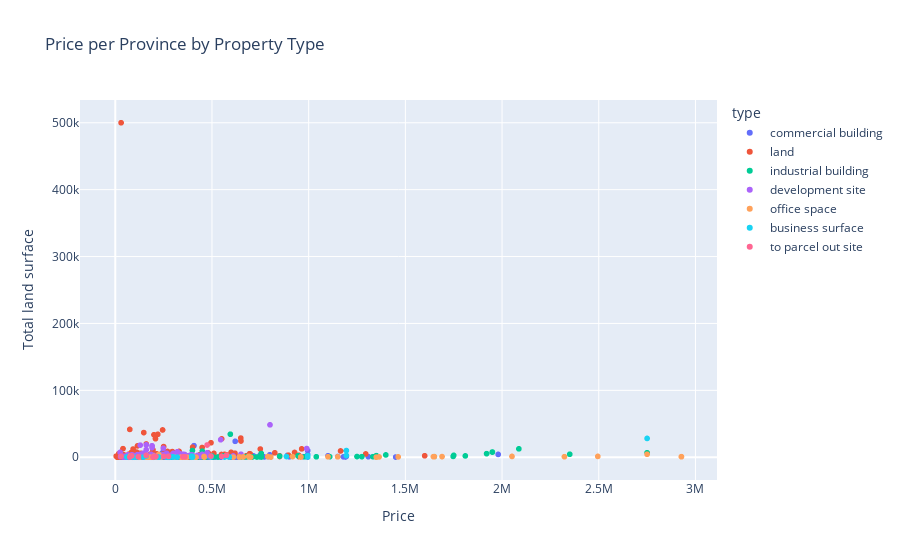
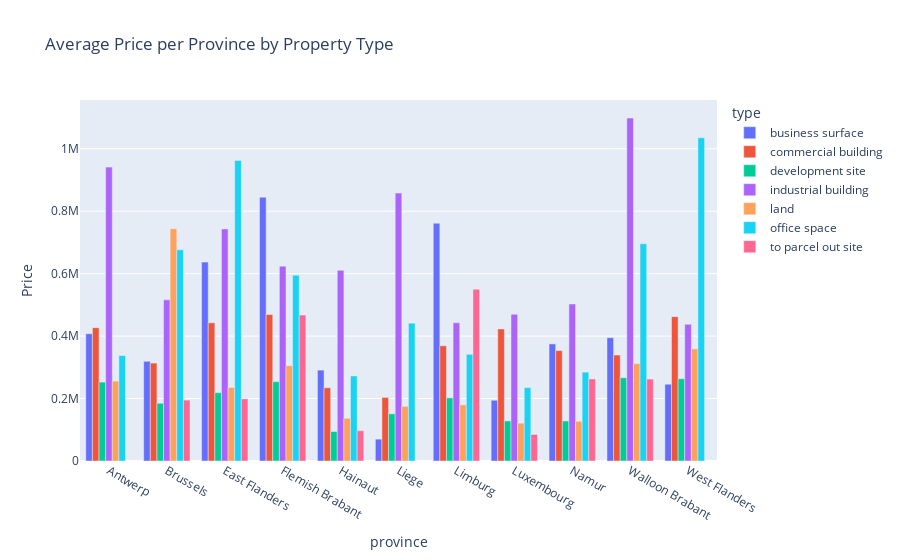

Here is the notebook cell these charts were saved with, in order:
### Code cell
fig = px.scatter(
    clean_df,
    y='Total land surface',
    x='Price',
    color='type',
    title='Price per Province by Property Type',
    hover_data=['city', 'type']  # add/remove fields as needed
)

fig.update_layout(yaxis_title="Total land surface", xaxis_title="Price")
fig.show()

avg_price = clean_df.groupby(['province', 'type'])['Price'].mean().reset_index()

fig = px.bar(
    avg_price,
    x='province',
    y='Price',
    color='type',
    barmode='group',
    title='Average Price per Province by Property Type'
)

fig.show()

### Figure 1 — Plotly figure (JSON) as saved in the notebook; plotly's stock layout.template omitted (floating-point values rounded to 4 significant figures; data arrays with more than 128 entries replaced by an {"elided": "..."} marker saying what was removed)
{"data": [{"customdata": {"elided": "431x2 str values"}, "hovertemplate": "type=%{customdata[1]}<br>Price=%{x}<br>Total land surface=%{y}<br>city=%{customdata[0]}<extra></extra>", "legendgroup": "commercial building", "marker": {"color": "#636efa", "symbol": "circle"}, "mode": "markers", "name": "commercial building", "showlegend": true, "type": "scattergl", "x": {"elided": "431 float values"}, "xaxis": "x", "y": {"elided": "431 float values"}, "yaxis": "y"}, {"customdata": {"elided": "631x2 str values"}, "hovertemplate": "type=%{customdata[1]}<br>Price=%{x}<br>Total land surface=%{y}<br>city=%{customdata[0]}<extra></extra>", "legendgroup": "land", "marker": {"color": "#EF553B", "symbol": "circle"}, "mode": "markers", "name": "land", "showlegend": true, "type": "scattergl", "x": {"elided": "631 float values"}, "xaxis": "x", "y": {"elided": "631 float values"}, "yaxis": "y"}, {"customdata": {"elided": "167x2 str values"}, "hovertemplate": "type=%{customdata[1]}<br>Price=%{x}<br>Total land surface=%{y}<br>city=%{customdata[0]}<extra></extra>", "legendgroup": "industrial building", "marker": {"color": "#00cc96", "symbol": "circle"}, "mode": "markers", "name": "industrial building", "showlegend": true, "type": "scattergl", "x": {"elided": "167 float values"}, "xaxis": "x", "y": {"elided": "167 float values"}, "yaxis": "y"}, {"customdata": {"elided": "390x2 str values"}, "hovertemplate": "type=%{customdata[1]}<br>Price=%{x}<br>Total land surface=%{y}<br>city=%{customdata[0]}<extra></extra>", "legendgroup": "development site", "marker": {"color": "#ab63fa", "symbol": "circle"}, "mode": "markers", "name": "development site", "showlegend": true, "type": "scattergl", "x": {"elided": "390 float values"}, "xaxis": "x", "y": {"elided": "390 float values"}, "yaxis": "y"}, {"customdata": {"elided": "113x2 str values"}, "hovertemplate": "type=%{customdata[1]}<br>Price=%{x}<br>Total land surface=%{y}<br>city=%{customdata[0]}<extra></extra>", "legendgroup": "office space", "marker": {"color": "#FFA15A", "symbol": "circle"}, "mode": "markers", "name": "office space", "showlegend": true, "type": "scattergl", "x": [279000.0, 1350000.0, 2927000.0, 610000.0, 166600.0, 525000.0, 2323000.0, 295000.0, 789000.0, 1150000.0, 200000.0, 219000.0, 1550000.0, 424800.0, 274000.0, 1364000.0, 642100.0, 195000.0, 399000.0, 225000.0, 200000.0, 189000.0, 580000.0, 1746000.0, 199000.0, 298000.0, 150000.0, 495000.0, 585000.0, 175000.0, 585000.0, 2927000.0, 362000.0, 700000.0, 95000.0, 199000.0, 661700.0, 166000.0, 340000.0, 495000.0, 375000.0, 960000.0, 799000.0, 179000.0, 1690000.0, 600000.0, 225000.0, 460000.0, 417500.0, 410000.0, 804100.0, 29000.0, 1650000.0, 2495000.0, 1800000.0, 450000.0, 234000.0, 300000.0, 657000.0, 195000.0, 75000.0, 958700.0, 190000.0, 395000.0, 445000.0, 159000.0, 356000.0, 630000.0, 125700.0, 159000.0, 890000.0, 895000.0, 1463000.0, 256000.0, 1100000.0, 389000.0, 219000.0, 916500.0, 342000.0, 155000.0, 370000.0, 129300.0, 573400.0, 349000.0, 99000.0, 1350000.0, 210000.0, 309000.0, 2051000.0, 340000.0, 235000.0, 356000.0, 215000.0, 190000.0, 1645000.0, 240000.0, 335000.0, 690000.0, 192400.0, 910000.0, 143000.0, 342000.0, 180600.0, 214000.0, 642000.0, 875000.0, 390000.0, 691100.0, 306300.0, 2750000.0, 234600.0, 459000.0, 207500.0], "xaxis": "x", "y": [340.0, 137.0, 861.0, 251.0, NaN, NaN, 845.0, NaN, 1040.0, 644.0, 55.0, NaN, NaN, NaN, NaN, 496.0, 476.0, NaN, NaN, NaN, NaN, NaN, 1242.0, NaN, NaN, NaN, NaN, NaN, NaN, NaN, NaN, 861.0, 147.0, 210.0, NaN, 1290.0, 490.0, 210.0, NaN, NaN, NaN, 500.0, NaN, NaN, 1000.0, NaN, 4350.0, 209.0, 114.0, 240.0, 297.0, NaN, 944.0, 1250.0, NaN, NaN, 120.0, 621.0, NaN, NaN, 1519.0, 349.0, NaN, 1701.0, NaN, 462.0, 129.0, NaN, 97.0, NaN, NaN, NaN, 532.0, NaN, 734.0, NaN, NaN, 1000.0, 138.0, 206.0, 148.0, NaN, NaN, NaN, NaN, 137.0, NaN, NaN, 1200.0, 120.0, NaN, 129.0, 1565.0, NaN, 900.0, NaN, NaN, 1519.0, 148.0, NaN, NaN, 138.0, 139.0, 109.0, 66.0, NaN, NaN, 532.0, 236.0, 4499.0, 228.0, 1105.0, NaN], "yaxis": "y"}, {"customdata": [["namur", "business surface"], ["genk", "business surface"], ["willebroek", "business surface"], ["ecaussinnes-d-enghien", "business surface"], ["roeselare", "business surface"], ["tongeren", "business surface"], ["herentals", "business surface"], ["laken", "business surface"], ["tremelo", "business surface"], ["herentals", "business surface"], ["willebroek", "business surface"], ["mons", "business surface"], ["beerzel", "business surface"], ["arlon", "business surface"], ["aalst", "business surface"], ["tongeren", "business surface"], ["ukkel", "business surface"], ["keerbergen", "business surface"], ["ciney", "business surface"], ["oostende", "business surface"], ["laken", "business surface"], ["gosselies", "business surface"], ["oudenaarde", "business surface"], ["poperinge", "business surface"], ["sint-truiden", "business surface"], ["borgerhout", "business surface"], ["andenne", "business surface"], ["sint-truiden", "business surface"], ["leest", "business surface"], ["dinant", "business surface"], ["durbuy", "business surface"], ["ieper", "business surface"], ["bossut-gottechain", "business surface"], ["liege", "business surface"], ["oizy", "business surface"], ["charleroi", "business surface"], ["eeklo", "business surface"], ["mol", "business surface"], ["roeselare", "business surface"], ["wetteren", "business surface"], ["herzele", "business surface"], ["antwerp", "business surface"], ["hechtel", "business surface"]], "hovertemplate": "type=%{customdata[1]}<br>Price=%{x}<br>Total land surface=%{y}<br>city=%{customdata[0]}<extra></extra>", "legendgroup": "business surface", "marker": {"color": "#19d3f3", "symbol": "circle"}, "mode": "markers", "name": "business surface", "showlegend": true, "type": "scattergl", "x": [20000.0, 2750000.0, 425000.0, 60000.0, 109000.0, 180000.0, 995000.0, 399000.0, 1195000.0, 349000.0, 230000.0, 160000.0, 399000.0, 89000.0, 395000.0, 180000.0, 160000.0, 495000.0, 1195000.0, 199000.0, 399000.0, 589000.0, 320000.0, 145000.0, 890000.0, 269000.0, 225000.0, 269000.0, 565000.0, 295000.0, 300000.0, 281700.0, 395000.0, 70000.0, 140000.0, 355200.0, 590000.0, 220000.0, 495000.0, 885000.0, 995000.0, 215000.0, 299000.0], "xaxis": "x", "y": [NaN, 28100.0, NaN, 398.0, 55.0, NaN, 2322.0, 206.0, 2534.0, NaN, NaN, 2023.0, 1100.0, 117.0, 170.0, NaN, NaN, 1732.0, 10000.0, 104.0, 206.0, 167.0, 230.0, 234.0, NaN, 168.0, 210.0, 93.0, 305.0, 424.0, 227.0, 155.0, 1701.0, NaN, NaN, NaN, NaN, 490.0, 444.0, 1100.0, 525.0, NaN, 551.0], "yaxis": "y"}, {"customdata": [["andenne", "to parcel out site"], ["vielsalm", "to parcel out site"], ["wanlin", "to parcel out site"], ["roosdaal", "to parcel out site"], ["saint-vith", "to parcel out site"], ["berchem-sainte-agathe", "to parcel out site"], ["tubize", "to parcel out site"], ["rixensart", "to parcel out site"], ["couvin", "to parcel out site"], ["marcinelle", "to parcel out site"], ["ham", "to parcel out site"], ["borsbeke", "to parcel out site"], ["hastiere", "to parcel out site"], ["floreffe", "to parcel out site"], ["verviers", "to parcel out site"], ["seneffe", "to parcel out site"], ["kraainem", "to parcel out site"]], "hovertemplate": "type=%{customdata[1]}<br>Price=%{x}<br>Total land surface=%{y}<br>city=%{customdata[0]}<extra></extra>", "legendgroup": "to parcel out site", "marker": {"color": "#FF6692", "symbol": "circle"}, "mode": "markers", "name": "to parcel out site", "showlegend": true, "type": "scattergl", "x": [30000.0, 85000.0, 120000.0, 575000.0, 160000.0, 195000.0, 250000.0, 275000.0, 475000.0, 75000.0, 550000.0, 199000.0, 495000.0, 210000.0, 350000.0, 119000.0, 360000.0], "xaxis": "x", "y": [1530.0, 2130.0, 598.0, 3041.0, 2904.0, 245.0, 1153.0, 1303.0, 18290.0, 480.0, 1260.0, 560.0, 1818.0, 1238.0, 560.0, 623.0, 478.0], "yaxis": "y"}], "layout": {"legend": {"title": {"text": "type"}, "tracegroupgap": 0}, "title": {"text": "Price per Province by Property Type"}, "xaxis": {"anchor": "y", "domain": [0, 1], "title": {"text": "Price"}}, "yaxis": {"anchor": "x", "domain": [0, 1], "title": {"text": "Total land surface"}}}}

### Figure 2 — Plotly figure (JSON) as saved in the notebook; plotly's stock layout.template omitted (floating-point values rounded to 4 significant figures)
{"data": [{"alignmentgroup": "True", "hovertemplate": "type=business surface<br>province=%{x}<br>Price=%{y}<extra></extra>", "legendgroup": "business surface", "marker": {"color": "#636efa", "pattern": {"shape": ""}}, "name": "business surface", "offsetgroup": "business surface", "orientation": "v", "showlegend": true, "textposition": "auto", "type": "bar", "x": ["Antwerp", "Brussels", "East Flanders", "Flemish Brabant", "Hainaut", "Liege", "Limburg", "Luxembourg", "Namur", "Walloon Brabant", "West Flanders"], "xaxis": "x", "y": [407400.0, 319300.0, 637000.0, 845000.0, 291000.0, 70000.0, 761300.0, 194500.0, 375000.0, 395000.0, 245900.0], "yaxis": "y"}, {"alignmentgroup": "True", "hovertemplate": "type=commercial building<br>province=%{x}<br>Price=%{y}<extra></extra>", "legendgroup": "commercial building", "marker": {"color": "#EF553B", "pattern": {"shape": ""}}, "name": "commercial building", "offsetgroup": "commercial building", "orientation": "v", "showlegend": true, "textposition": "auto", "type": "bar", "x": ["Antwerp", "Brussels", "East Flanders", "Flemish Brabant", "Hainaut", "Liege", "Limburg", "Luxembourg", "Namur", "Walloon Brabant", "West Flanders"], "xaxis": "x", "y": [427100.0, 313700.0, 442600.0, 469100.0, 234600.0, 203600.0, 369000.0, 423100.0, 353600.0, 339400.0, 462300.0], "yaxis": "y"}, {"alignmentgroup": "True", "hovertemplate": "type=development site<br>province=%{x}<br>Price=%{y}<extra></extra>", "legendgroup": "development site", "marker": {"color": "#00cc96", "pattern": {"shape": ""}}, "name": "development site", "offsetgroup": "development site", "orientation": "v", "showlegend": true, "textposition": "auto", "type": "bar", "x": ["Antwerp", "Brussels", "East Flanders", "Flemish Brabant", "Hainaut", "Liege", "Limburg", "Luxembourg", "Namur", "Walloon Brabant", "West Flanders"], "xaxis": "x", "y": [252700.0, 185000.0, 218900.0, 254200.0, 94470.0, 151200.0, 202200.0, 128400.0, 128300.0, 266700.0, 263500.0], "yaxis": "y"}, {"alignmentgroup": "True", "hovertemplate": "type=industrial building<br>province=%{x}<br>Price=%{y}<extra></extra>", "legendgroup": "industrial building", "marker": {"color": "#ab63fa", "pattern": {"shape": ""}}, "name": "industrial building", "offsetgroup": "industrial building", "orientation": "v", "showlegend": true, "textposition": "auto", "type": "bar", "x": ["Antwerp", "Brussels", "East Flanders", "Flemish Brabant", "Hainaut", "Liege", "Limburg", "Luxembourg", "Namur", "Walloon Brabant", "West Flanders"], "xaxis": "x", "y": [941200.0, 516000.0, 743300.0, 624100.0, 610500.0, 858200.0, 442600.0, 470000.0, 502800.0, 1098000.0, 437800.0], "yaxis": "y"}, {"alignmentgroup": "True", "hovertemplate": "type=land<br>province=%{x}<br>Price=%{y}<extra></extra>", "legendgroup": "land", "marker": {"color": "#FFA15A", "pattern": {"shape": ""}}, "name": "land", "offsetgroup": "land", "orientation": "v", "showlegend": true, "textposition": "auto", "type": "bar", "x": ["Antwerp", "Brussels", "East Flanders", "Flemish Brabant", "Hainaut", "Liege", "Limburg", "Luxembourg", "Namur", "Walloon Brabant", "West Flanders"], "xaxis": "x", "y": [255900.0, 743800.0, 235600.0, 305200.0, 136900.0, 175100.0, 179800.0, 121200.0, 127200.0, 311700.0, 359200.0], "yaxis": "y"}, {"alignmentgroup": "True", "hovertemplate": "type=office space<br>province=%{x}<br>Price=%{y}<extra></extra>", "legendgroup": "office space", "marker": {"color": "#19d3f3", "pattern": {"shape": ""}}, "name": "office space", "offsetgroup": "office space", "orientation": "v", "showlegend": true, "textposition": "auto", "type": "bar", "x": ["Antwerp", "Brussels", "East Flanders", "Flemish Brabant", "Hainaut", "Liege", "Limburg", "Luxembourg", "Namur", "Walloon Brabant", "West Flanders"], "xaxis": "x", "y": [337800.0, 676600.0, 962400.0, 595100.0, 272400.0, 441500.0, 341700.0, 235000.0, 284600.0, 695900.0, 1035000.0], "yaxis": "y"}, {"alignmentgroup": "True", "hovertemplate": "type=to parcel out site<br>province=%{x}<br>Price=%{y}<extra></extra>", "legendgroup": "to parcel out site", "marker": {"color": "#FF6692", "pattern": {"shape": ""}}, "name": "to parcel out site", "offsetgroup": "to parcel out site", "orientation": "v", "showlegend": true, "textposition": "auto", "type": "bar", "x": ["Brussels", "East Flanders", "Flemish Brabant", "Hainaut", "Limburg", "Luxembourg", "Namur", "Walloon Brabant"], "xaxis": "x", "y": [195000.0, 199000.0, 467500.0, 97000.0, 550000.0, 85000.0, 262900.0, 262500.0], "yaxis": "y"}], "layout": {"barmode": "group", "legend": {"title": {"text": "type"}, "tracegroupgap": 0}, "title": {"text": "Average Price per Province by Property Type"}, "xaxis": {"anchor": "y", "domain": [0, 1], "title": {"text": "province"}}, "yaxis": {"anchor": "x", "domain": [0, 1], "title": {"text": "Price"}}}}
